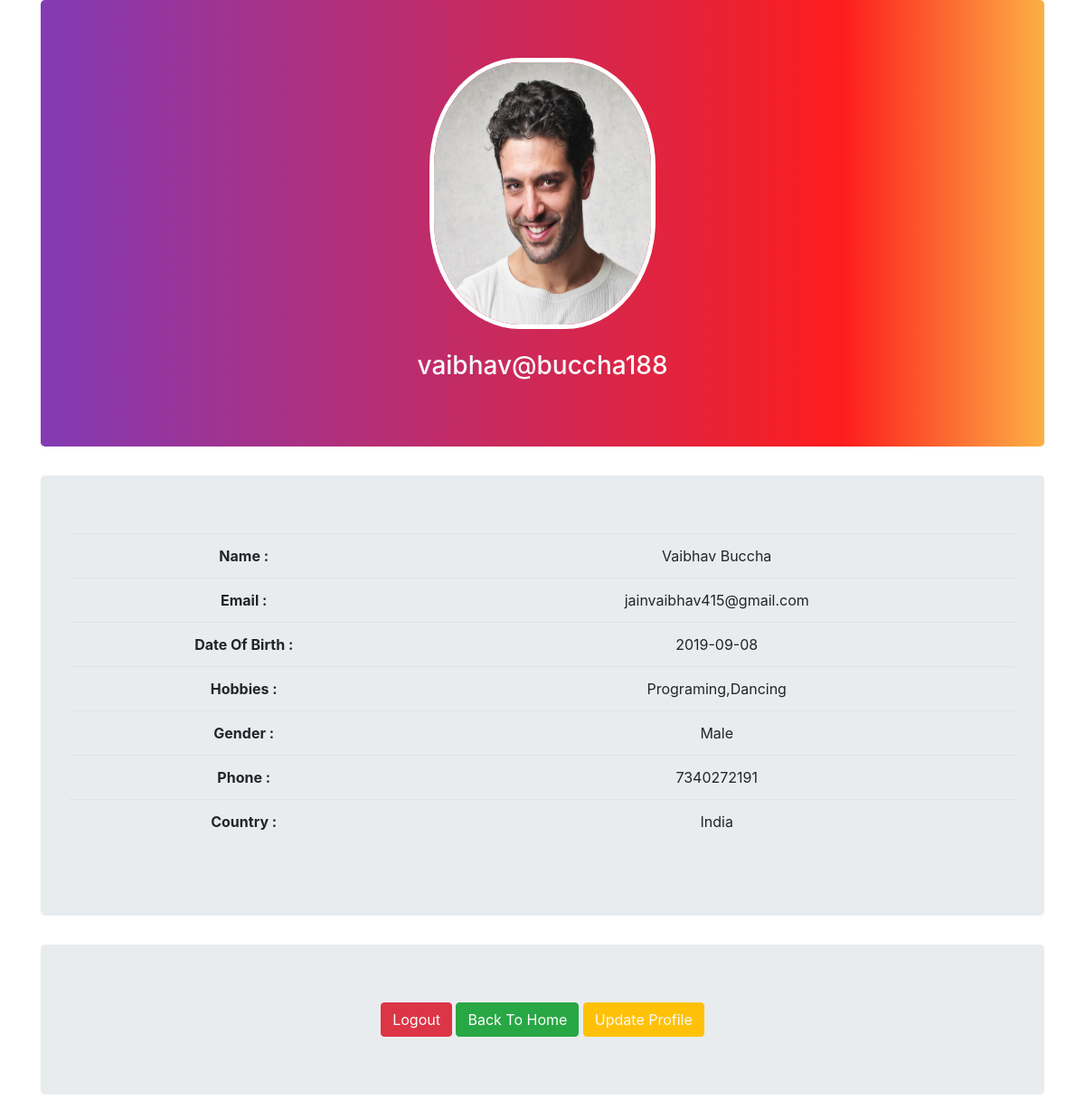
The page /profile.php (signed in) on the database as committed earlier.
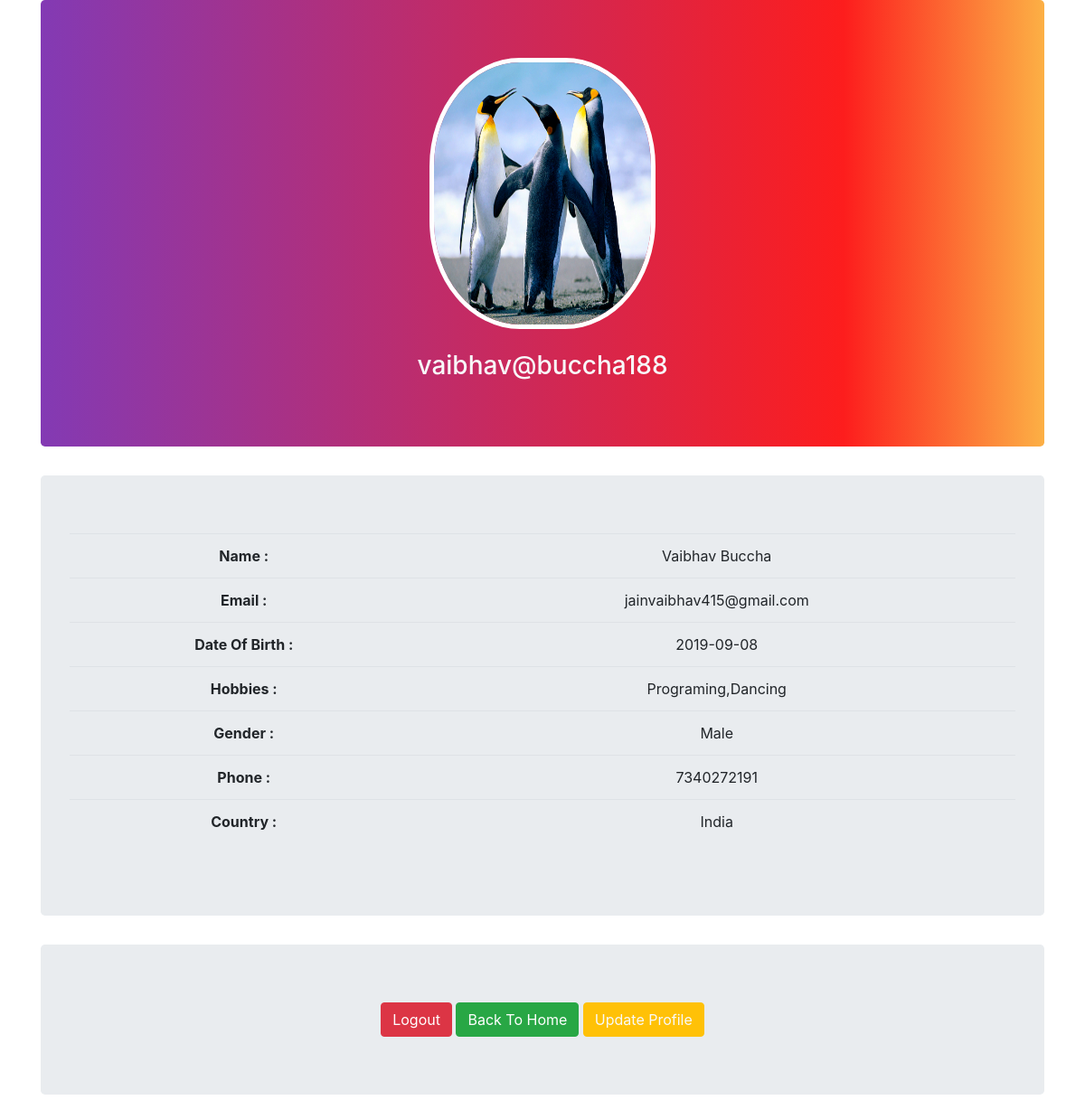
The same page on the database as committed later.
### tables this page shows
CREATE TABLE `user` (
  `id` int(11) NOT NULL,
  `name` varchar(255) NOT NULL,
  `email` varchar(300) NOT NULL,
  `password` varchar(400) NOT NULL,
  `dob` varchar(100) NOT NULL,
  `hobbies` varchar(300) NOT NULL,
  `gender` varchar(255) NOT NULL,
  `phone` varchar(10) NOT NULL,
  `country` varchar(100) NOT NULL,
  `username` varchar(100) NOT NULL,
  `image` varchar(1000) NOT NULL
);

### profile.php (the view, shortened to what this page needs)
<?php
include_once "profile/profile_header.php";
$user = $_SESSION['user'];
$select_user = "SELECT * FROM user WHERE username='$user'";
$result_check_user = mysqli_query($con,$select_user);
$get_profile = mysqli_fetch_array($result_check_user);
?>
<div class="container">
    <div class="jumbotron top-banner">
        <div align="center">
            <img src="<?php echo $get_profile['image']; ?>" class="profile_pic" alt="">
        </div>
        <br>
        <div align="center" class="text-light">
            <h3><?php echo $get_profile['username']; ?></h3>
        </div>
    </div>
    <div class="jumbotron">
    <table class="table table-hover  text-center" align="center">
        <tr>
        <th>Name :</th>
        <td><?php echo $get_profile['name']; ?></td>
        </tr>
        <tr>
        <th>Email :</th>
        <td><?php echo $get_profile['email']; ?></td>
        </tr>
        <tr>
        <th>Date Of Birth :</th>
        <td><?php echo $get_profile['dob']; ?></td>
        </tr>
        <tr>
        <th>Hobbies :</th>
        <td><?php echo $get_profile['hobbies']; ?></td>
        </tr>
        <tr>
        <th>Gender :</th>
        <td><?php echo $get_profile['gender']; ?></td>
        </tr>
        <tr>
        <th>Phone :</th>
        <td><?php echo $get_profile['phone']; ?></td>
        </tr>
        <tr>
        <th>Country :</th>
        <td><?php echo $get_profile['country']; ?></td>
        </tr>
    </table>
    </div>
    <div class="jumbotron" align="center">
        <a href="logout.php" class="btn btn-danger">Logout</a>
        <a href="welcome.php" class="btn btn-success">Back To Home</a>
        <a href="update.php" class="btn btn-warning text-light">Update Profile</a>
    </div>
</div>

### profile/profile_header.php (shortened to what this page needs)
<!DOCTYPE html>
<html lang="en">
<head>
    <link rel="stylesheet" href="./css/profile.css">
    <link rel="stylesheet" href="https://stackpath.bootstrapcdn.com/bootstrap/4.3.1/css/bootstrap.min.css">
</head>
<body>

### css/profile.css (style rules this page uses)
.top-banner { background: linear-gradient(90deg, rgba(131,58,180,1) 0%, rgba(253,29,29,1) 80%, rgba(252,176,69,1) 100%); }
.profile_pic { width: 250px; height: 300px; border-radius: 40%; border: 5px solid white; }

Rows that differ between the two databases and show on the page:
changed user "vaibhav@buccha188": image: a different picture
